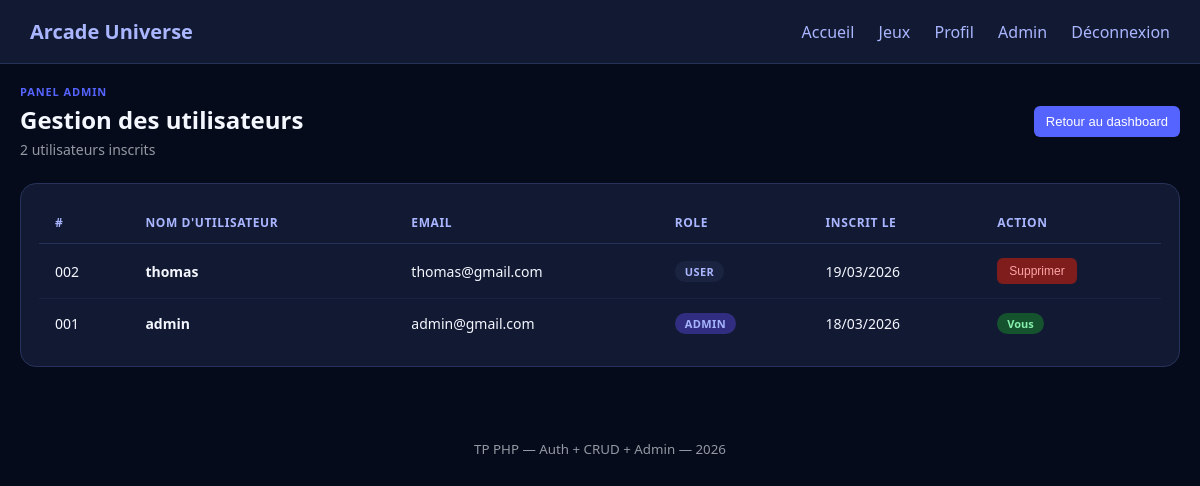
The page /admin/users.php (signed in) on the database its author committed.
### tables this page shows
CREATE TABLE users (
                       id INTEGER PRIMARY KEY AUTOINCREMENT,
                       username TEXT UNIQUE NOT NULL,
                       email TEXT UNIQUE NOT NULL,
                       password_hash TEXT NOT NULL,
                       role TEXT DEFAULT 'user',
                       created_at DATETIME DEFAULT CURRENT_TIMESTAMP
);

### public/admin/users.php (called while the page is built, shortened)
<?php
require_once __DIR__ . '/../../templates/layout/header.php';
require_admin($pdo);
$stmt  = $pdo->query("SELECT * FROM users ORDER BY created_at DESC");
$users = $stmt->fetchAll();
require_once __DIR__ . '/../../templates/pages/admin/users.php';
require_once __DIR__ . '/../../templates/layout/footer.php';

### includes/auth.php (called while the page is built, shortened)
<?php
require_once __DIR__ . '/functions.php';
function current_user(PDO $pdo): ?array
{
    $uid = $_SESSION['user_id'] ?? null;
    $stmt = $pdo->prepare("SELECT id, username, email, role, created_at FROM users WHERE id = ?");
    $stmt->execute([(int)$uid]);
    $u = $stmt->fetch();
    return $u ?: null;
}
function require_admin(PDO $pdo): void
{
    $u = current_user($pdo);
}

### includes/functions.php (called while the page is built, shortened)
<?php
function e(string|int|null $s): string
{
    return htmlspecialchars((string)$s, ENT_QUOTES, 'UTF-8');
}

### templates/pages/admin/users.php (the view)
<div class="admin-page-header">
    <div>
        <div class="admin-tag">Panel Admin</div>
        <h1>Gestion des utilisateurs</h1>
        <p><?= count($users) ?> utilisateur<?= count($users) > 1 ? 's' : '' ?> inscrits</p>
    </div>
    <a href="/public/admin/index.php">
        <button>Retour au dashboard</button>
    </a>
</div>
<div class="card">
    <table class="admin-table">
        <thead>
            <tr>
                <th>#</th>
                <th>Nom d'utilisateur</th>
                <th>Email</th>
                <th>Role</th>
                <th>Inscrit le</th>
                <th>Action</th>
            </tr>
        </thead>
        <tbody>
            <?php foreach ($users as $user): ?>
                <tr>
                    <td><?= str_pad((string)(int)$user['id'], 3, '0', STR_PAD_LEFT) ?></td>
                    <td><strong><?= e($user['username']) ?></strong></td>
                    <td><?= e($user['email']) ?></td>
                    <td>
                        <span class="badge-role <?= e($user['role']) ?>">
                            <?= e($user['role']) ?>
                        </span>
                    </td>
                    <td><?= date('d/m/Y', strtotime($user['created_at'])) ?></td>
                    <td>
                        <?php if ($user['id'] != $u['id']): ?>
                            <a href="?delete=<?= (int)$user['id'] ?>"
                               onclick="return confirm('Supprimer <?= e($user['username']) ?> ?')">
                                <button class="btn-danger">Supprimer</button>
                            </a>
                        <?php else: ?>
                            <span class="badge-you">Vous</span>
                        <?php endif; ?>
                    </td>
                </tr>
            <?php endforeach; ?>
        </tbody>
    </table>
</div>

### templates/layout/header.php (shortened to what this page needs)
<?php
require_once __DIR__ . '/../../config/database.php';
require_once __DIR__ . '/../../includes/functions.php';
require_once __DIR__ . '/../../includes/auth.php';
$u = current_user($pdo);
?>
<!doctype html>
<html lang="fr">
<head>
    <link rel="stylesheet" href="/assets/css/style.css">
</head>
<body>
<header class="topbar">
    <div class="brand">
        <a href="/index.php">Arcade Universe</a>
    </div>
    <nav class="nav">
        <a href="/index.php">Accueil</a>
        <a href="/games.php">Jeux</a>
        <?php if ($u): ?>
            <a href="/profile.php">Profil</a>
            <?php if ($u['role'] === 'admin'): ?>
                <a href="/admin/index.php">Admin</a>
            <?php endif; ?>
            <a href="/logout.php">Déconnexion</a>
        <?php else: ?>
            <a href="/login.php">Connexion</a>
            <a href="/register.php">Inscription</a>
        <?php endif; ?>
    </nav>
</header>
<main class="container">

### templates/layout/footer.php (shortened to what this page needs)
</main>
<footer class="footer">
    <small>TP PHP — Auth + CRUD + Admin — <?= date('Y') ?></small>
</footer>
</body>
</html>

### public/assets/css/style.css (style rules this page uses)
body { margin: 0; font-family: system-ui, -apple-system, Segoe UI, Roboto, Arial; background: #050b1a; color: #f5f7ff; }
a { text-decoration: none; color: #aab6ff; }
.container { max-width: 1600px; margin: auto; padding: 20px; }
.topbar { display: flex; justify-content: space-between; align-items: center; padding: 18px 30px; background: #121a33; border-bottom: 1px solid #27325b; }
.brand { font-size: 20px; font-weight: 700; }
.nav a { margin-left: 20px; }
.card { background: #121a33; padding: 18px; border-radius: 16px; border: 1px solid #27325b; transition: 0.25s; }
button { padding: 8px 12px; border: none; border-radius: 6px; background: #5563ff; color: white; cursor: pointer; font-size: 13px; }
.footer { text-align: center; margin-top: 50px; opacity: 0.6; }
.admin-table { width: 100%; border-collapse: collapse; }
.admin-table th { text-align: left; padding: 12px 16px; font-size: 12px; text-transform: uppercase; letter-spacing: 0.05em; color: #aab6ff; border-bottom: 1px solid #27325b; }
.admin-table td { padding: 14px 16px; border-bottom: 1px solid #1a2340; font-size: 14px; vertical-align: middle; }
.admin-table tr:last-child td { border-bottom: none; }
.badge-role { display: inline-block; padding: 3px 10px; border-radius: 20px; font-size: 11px; font-weight: 700; letter-spacing: 0.04em; text-transform: uppercase; }
.badge-role.admin { background: #312e81; color: #a5b4fc; }
.badge-role.user { background: #1a2340; color: #aab6ff; }
.badge-you { display: inline-block; padding: 3px 10px; border-radius: 20px; font-size: 11px; font-weight: 700; background: #14532d; color: #86efac; }
.btn-danger { background: #7f1d1d; color: #fca5a5; padding: 6px 12px; border: none; border-radius: 6px; cursor: pointer; font-size: 12px; transition: 0.2s; }
.admin-page-header { display: flex; justify-content: space-between; align-items: center; margin-bottom: 24px; }
.admin-page-header h1 { font-size: 24px; margin: 0; }
.admin-page-header p { margin: 4px 0 0; opacity: 0.6; font-size: 14px; }
.admin-tag { font-size: 11px; text-transform: uppercase; letter-spacing: 0.08em; color: #5563ff; font-weight: 700; margin-bottom: 4px; }

### rows shown on the page
users: id "002", username "thomas", email "thomas@gmail.com", role "USER", created_at "19/03/2026"
users: id "001", username "admin", email "admin@gmail.com", role "ADMIN", created_at "18/03/2026", shows "Vous"

### other values the page prints
count($users) "2"
